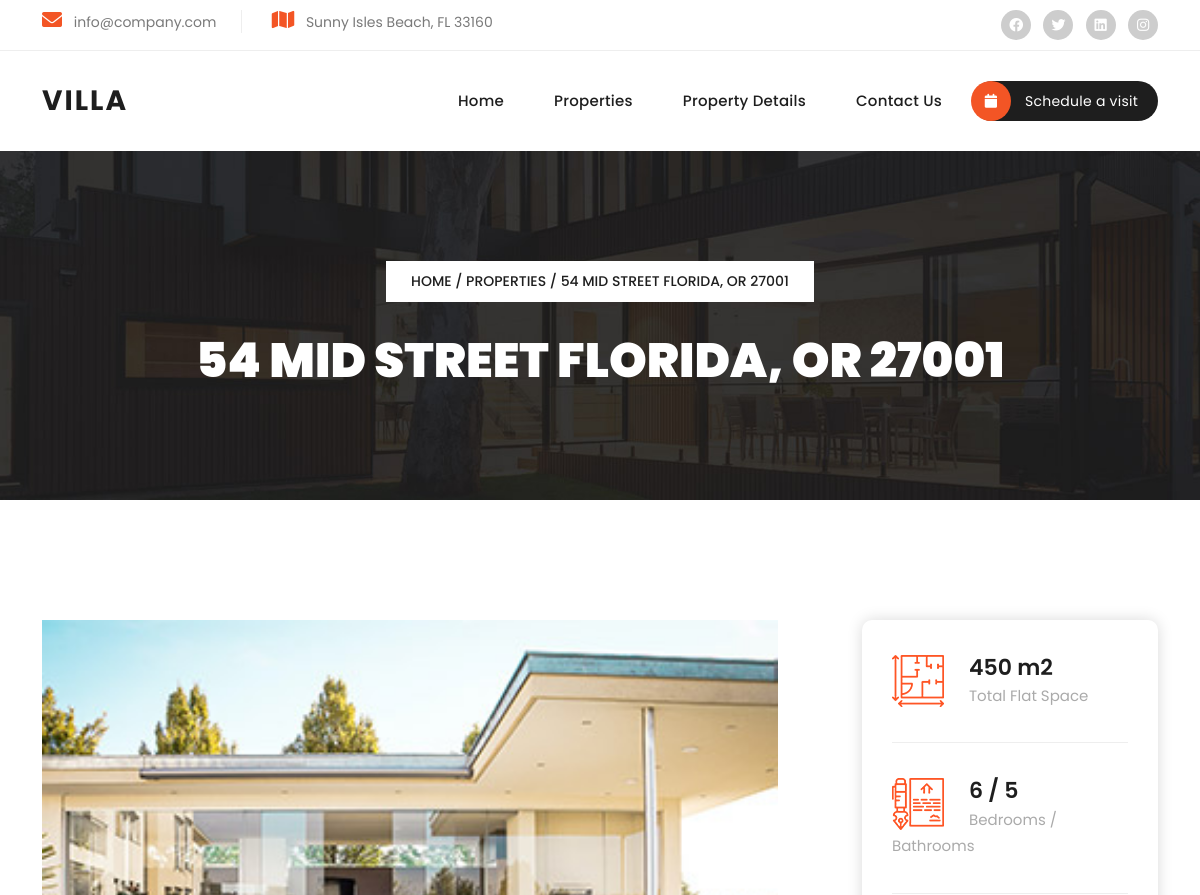
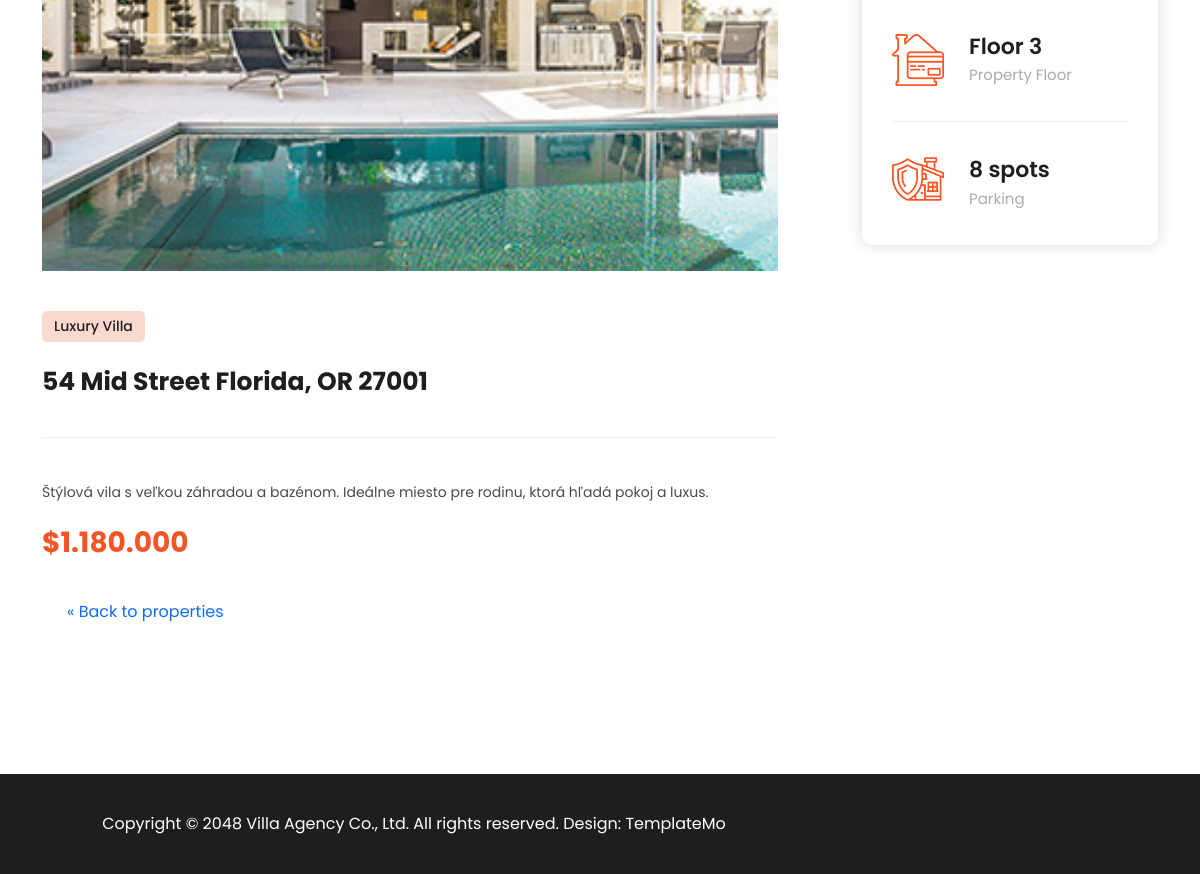
Page /public/templates/property-details.php?id=2 on the committed database (2 pictures, top to bottom).
### tables this page shows
CREATE TABLE properties (
    id INT AUTO_INCREMENT PRIMARY KEY,
    title VARCHAR(200) NOT NULL,
    category VARCHAR(50) NOT NULL,
    price DECIMAL(12, 2) NOT NULL,
    bedrooms INT NOT NULL DEFAULT 0,
    bathrooms INT NOT NULL DEFAULT 0,
    area INT NOT NULL DEFAULT 0,
    floor VARCHAR(20) NOT NULL DEFAULT '1',
    parking VARCHAR(50) NOT NULL DEFAULT '0',
    description TEXT,
    image VARCHAR(255) DEFAULT 'property-01.jpg',
    created_at TIMESTAMP DEFAULT CURRENT_TIMESTAMP,
    INDEX idx_category (category),
    INDEX idx_created (created_at)
);

### app/core/Database.php (called while the page is built)
<?php
class Database
{
    private string $host = 'localhost';
    private string $dbname = 'villa_agency';
    private string $username = 'root';
    private string $password = '';
    private PDO $connection;
    public function __construct()
    {
        $dsn = "mysql:host={$this->host};dbname={$this->dbname};charset=utf8mb4";
        $this->connection = new PDO($dsn, $this->username, $this->password);
        $this->connection->setAttribute(PDO::ATTR_ERRMODE, PDO::ERRMODE_EXCEPTION);
        $this->connection->setAttribute(PDO::ATTR_DEFAULT_FETCH_MODE, PDO::FETCH_OBJ);
    }
    public function getConnection(): PDO
    {
        return $this->connection;
    }
}

### app/models/Property.php (called while the page is built, shortened)
<?php
class Property {
    private PDO $db;
    public function __construct()
    {
        $database = new Database();
        $this->db = $database->getConnection();
    }
    public function find(int $id): object|false
    {
        $stmt = $this->db->prepare("SELECT * FROM properties WHERE id = :id");
        $stmt->execute(['id' => $id]);
        return $stmt->fetch();
    }
}

### public/templates/property-details.php (the view, shortened to what this page needs)
<?php
$propertyModel = new Property();
$id = isset($_GET['id']) ? (int) $_GET['id'] : 0;
$property = $id > 0 ? $propertyModel->find($id) : false;
require_once 'partials/header.php';
?>
  <div class="page-heading header-text">
    <div class="container">
      <div class="row">
        <div class="col-lg-12">
          <span class="breadcrumb">
            <a href="index.php">Home</a> / <a href="properties.php">Properties</a> /
            <?php echo $property ? htmlspecialchars($property->title) : 'Not found'; ?>
          </span>
          <h3><?php echo $property ? htmlspecialchars($property->title) : 'Property not found'; ?></h3>
        </div>
      </div>
    </div>
  </div>
<?php if ($property): ?>
  <?php
    $imagePath = '../assets/images/single-property.jpg';
    if (!empty($property->image)) {
        if (file_exists(__DIR__ . '/../uploads/' . $property->image)) {
            $imagePath = '../uploads/' . $property->image;
        } else {
            $imagePath = '../assets/images/' . $property->image;
        }
    }
  ?>
  <div class="single-property section">
    <div class="container">
      <div class="row">
        <div class="col-lg-8">
          <div class="main-image">
            <img src="<?php echo htmlspecialchars($imagePath); ?>" alt="<?php echo htmlspecialchars($property->title); ?>">
          </div>
          <div class="main-content">
            <span class="category"><?php echo htmlspecialchars($property->category); ?></span>
            <h4><?php echo htmlspecialchars($property->title); ?></h4>
            <p><?php echo nl2br(htmlspecialchars($property->description)); ?></p>
            <h3 style="color: #f35525; margin-top: 20px;">
              $<?php echo number_format((float)$property->price, 0, '.', '.'); ?>
            </h3>
          </div>
        </div>
        <div class="col-lg-4">
          <div class="info-table">
            <ul>
              <li>
                <img src="../assets/images/info-icon-01.png" alt="" style="max-width: 52px;">
                <h4><?php echo (int)$property->area; ?> m2<br><span>Total Flat Space</span></h4>
              </li>
              <li>
                <img src="../assets/images/info-icon-02.png" alt="" style="max-width: 52px;">
                <h4><?php echo (int)$property->bedrooms; ?> / <?php echo (int)$property->bathrooms; ?><br><span>Bedrooms / Bathrooms</span></h4>
              </li>
              <li>
                <img src="../assets/images/info-icon-03.png" alt="" style="max-width: 52px;">
                <h4>Floor <?php echo htmlspecialchars($property->floor); ?><br><span>Property Floor</span></h4>
              </li>
              <li>
                <img src="../assets/images/info-icon-04.png" alt="" style="max-width: 52px;">
                <h4><?php echo htmlspecialchars($property->parking); ?><br><span>Parking</span></h4>
              </li>
            </ul>
          </div>
        </div>
      </div>
      <div class="row" style="margin-top:40px;">
        <div class="col-12">
          <a href="properties.php" class="orange-button" style="padding:10px 25px; text-decoration:none;">&laquo; Back to properties</a>
        </div>
      </div>
    </div>
  </div>
<?php endif; ?>
  <?php require_once 'partials/footer.php'; ?>

### public/assets/css/templatemo-villa-agency.css (style rules this page uses)
html, body, div, span, applet, object, iframe, h1, h2, h3, h4, h5, h6, p, blockquote, div pre, a, abbr, acronym, address, big, cite, code, del, dfn, em, font, img, ins, kbd, q, s, samp, small, strike, strong, sub, sup, tt, var, b, u, i, center, dl, dt, dd, ol, ul, li, figure, header, nav, section, article, aside, footer, figcaption { margin: 0; padding: 0; border: 0; outline: 0; }
ul, li { padding: 0; margin: 0; list-style: none; }
* { box-sizing: border-box; }
html, body { font-family: 'Poppins', sans-serif; -ms-text-size-adjust: 100%; -webkit-font-smoothing: antialiased; -moz-osx-font-smoothing: grayscale; }
a { text-decoration: none !important; }
h1, h2, h3, h4, h5, h6 { color: #1e1e1e; margin-top: 0px; margin-bottom: 0px; font-weight: 700; }
ul { margin-bottom: 0px; }
p { font-size: 14px; line-height: 28px; color: #4a4a4a; }
img { width: 100%; overflow: hidden; }
html, body { font-family: 'Poppins', sans-serif; }
.section { margin-top: 120px; }
.page-heading { background-image: url(../images/page-heading-bg.jpg); background-position: center bottom; background-repeat: no-repeat; background-size: cover; padding: 110px 0px; text-align: center; }
.page-heading span { background-color: #fff; color: #1e1e1e; font-size: 14px; font-weight: 500; text-transform: uppercase; padding: 10px 25px; display: inline-block; margin-bottom: 30px; }
.page-heading span a { color: #1e1e1e; }
.page-heading h3 { font-size: 48px; font-weight: 900; text-transform: uppercase; color: #fff; }
.single-property .main-image img { float: none; }
.single-property .main-content h4 { font-size: 25px; margin-top: 25px; margin-bottom: 40px; padding-bottom: 40px; border-bottom: 1px solid #eee; }
.single-property .main-content span.category { background-color: #fbd9cf; font-weight: 500; border-radius: 5px; font-size: 14px; color: #1e1e1e; padding: 5px 12px; display: inline-block; margin-top: 40px; }
.single-property .info-table { border-radius: 10px; box-shadow: 0px 0px 15px rgba(0, 0, 0, 0.15); padding: 35px 30px; margin-left: 60px; }
.single-property .info-table ul li { display: block; margin-bottom: 35px; padding-bottom: 35px; border-bottom: 1px solid #eee; }
.single-property .info-table ul li:last-child { border-bottom: none; padding-bottom: 0; margin-bottom: 0; }
.single-property .info-table ul li img { float: left; margin-right: 25px; }
.single-property .info-table ul li h4 { font-size: 22px; font-weight: 600; }
.single-property .info-table ul li h4 span { font-size: 15px; color: #aaa; font-weight: 400; }

### rows in the picture
properties: title "54 MID STREET FLORIDA, OR 27001", image (picture), category "Luxury Villa", title "54 Mid Street Florida, OR 27001", description "Štýlová vila s veľkou záhradou a bazénom. Ideálne miesto pre rodinu, ktorá hľadá pokoj a luxus.", price "1.180.000", area "450", bedrooms "6", bathrooms "5", floor "3", parking "8 spots"
